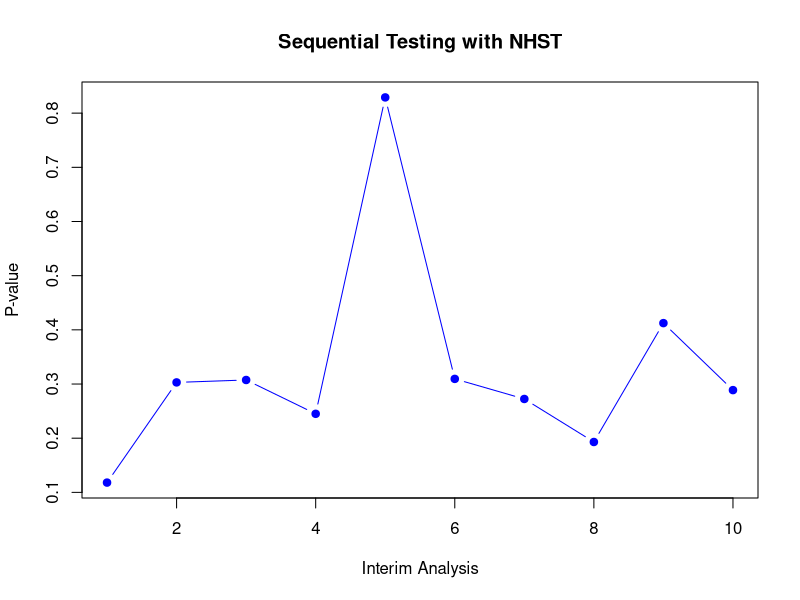
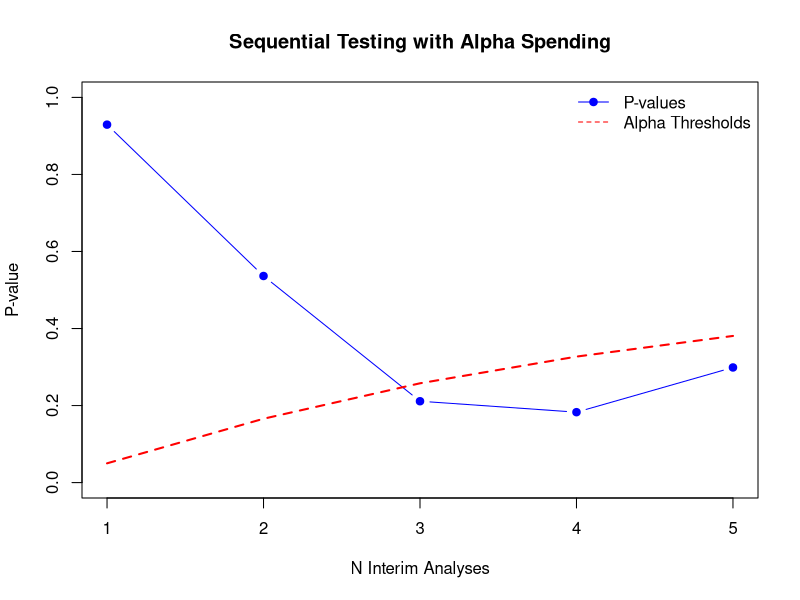

Source code (R) for these figures, in order:
## ---- chunk 1
# Simulate family-wise error rate for sequential analyses

set.seed(42) # comment the seed if you want to see how the estimate varies with new iterations

# Parameters
n_simulations <- 1000  # Number of simulations
n_interim <- 3         # Number of interim analyses (peeks)
alpha <- 0.05          # Nominal alpha (Type I error rate)
n_observations<-100
type_I_errors <- numeric(n_simulations)  # Store Type I errors

# Simulate interim analyses
for (sim in 1:n_simulations) {
  # Simulate data for the entire experiment
  data <- rnorm(n_observations, mean = 0, sd = 1)  # Null hypothesis is true (mean = 0)
  
  p_values <- numeric(n_interim)  # Store p-values for each interim analysis
  
  for (i in 1:n_interim) {
    
    # Perform a t-test on the current data against 0 (no effect). From observation 1 to the number of observations divided by the number of interim analysis
    # we assume equal amount of data for each peek
    t_test <- t.test(data[1:(i * (n_observations / n_interim))], mu = 0)  # Incrementally analyze
    p_values[i] <- t_test$p.value
  }
  
  # Check if any p-value is below the nominal alpha
  type_I_errors[sim] <- any(p_values < alpha)
}

# Calculate family-wise error rate
family_wise_error_rate <- mean(type_I_errors)
cat("Family-wise error rate (FWER):", family_wise_error_rate, "\n")


## ---- chunk 2
# We are using a simulated dataset to calculate 

# We are not seeting a seed; every run will be different

# Total sample size 
effect_size <- 0.1 # Null hypothesis is true 
alpha <- 0.05 # Nominal significance level 
n_interim <- 10 # Number of interim analyses 

# Simulate data where there is no effect
n_observations = 100
data <- rnorm(n_observations, mean = effect_size, sd = 1) 

# Perform sequential testing 
p_values <- numeric(n_interim) 
for (i in 1:n_interim) { 
  interim_data <- data[1:(i * (n_observations/ n_interim))] 
  t_test <- t.test(interim_data, mu = 0) 
  p_values[i] <- t_test$p.value 
} 

# Plot p-values over time 
plot(1:n_interim, p_values, type = "b", col = "blue", pch = 19, xlab = "Interim Analysis", ylab = "P-value", main = "Sequential Testing with NHST") 
abline(h = alpha, col = "red", lty = 2)

## ---- chunk 3

# Parameters
alpha <- 0.05  # Total Type I error rate
n_interim <- 5 # Number of interim analyses
n_observations <- 100  # Total number of observations
effect_size <- 0  # Null hypothesis is true (mean = 0)

# Allocate alpha across analyses using O'Brien-Fleming alpha spending function
alpha_spent <- numeric(n_interim)
for (i in 1:n_interim) {
  alpha_spent[i] <- 2 * (1 - pnorm(qnorm(1 - alpha / 2) / sqrt(i)))
}

# Simulate data
data <- rnorm(n_observations, mean = effect_size, sd = 1)

# Perform sequential testing with alpha spending
p_values <- numeric(n_interim)
for (i in 1:n_interim) {
  # Use cumulative data for each interim analysis
  interim_data <- data[1:(i * (n_observations / n_interim))]
  
  # Perform a t-test
  t_test <- t.test(interim_data, mu = 0)
  
  # Store the p-value
  p_values[i] <- t_test$p.value
}

# Plot p-values and alpha thresholds
plot(1:n_interim, p_values, type = "b", col = "blue", pch = 19,
     xlab = "N Interim Analyses", ylab = "P-value",
     main = "Sequential Testing with Alpha Spending",
     ylim = c(0,1)
)
lines(1:n_interim, alpha_spent, col = "red", lty = 2, lwd = 2)  # Add alpha thresholds

# Add legend
legend("topright", legend = c("P-values", "Alpha Thresholds"),
       col = c("blue", "red"), lty = c(1, 2), pch = c(19, NA), bty = "n")

